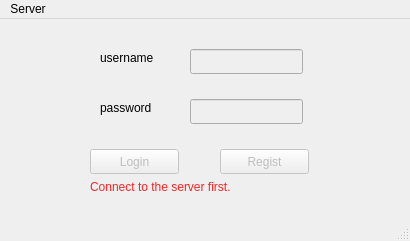
<?xml version="1.0" encoding="UTF-8"?>
<ui version="4.0">
 <class>LoginWindow</class>
 <widget class="QMainWindow" name="LoginWindow">
  <property name="geometry">
   <rect>
    <x>0</x>
    <y>0</y>
    <width>410</width>
    <height>241</height>
   </rect>
  </property>
  <property name="windowTitle">
   <string>Chat Room</string>
  </property>
  <widget class="QWidget" name="centralwidget">
   <widget class="QLineEdit" name="password">
    <property name="enabled">
     <bool>false</bool>
    </property>
    <property name="geometry">
     <rect>
      <x>190</x>
      <y>80</y>
      <width>113</width>
      <height>25</height>
     </rect>
    </property>
    <property name="echoMode">
     <enum>QLineEdit::Password</enum>
    </property>
   </widget>
   <widget class="QLineEdit" name="username">
    <property name="enabled">
     <bool>false</bool>
    </property>
    <property name="geometry">
     <rect>
      <x>190</x>
      <y>30</y>
      <width>113</width>
      <height>25</height>
     </rect>
    </property>
   </widget>
   <widget class="QPushButton" name="regist">
    <property name="enabled">
     <bool>false</bool>
    </property>
    <property name="geometry">
     <rect>
      <x>220</x>
      <y>130</y>
      <width>89</width>
      <height>25</height>
     </rect>
    </property>
    <property name="text">
     <string>Regist</string>
    </property>
   </widget>
   <widget class="QLabel" name="label_2">
    <property name="geometry">
     <rect>
      <x>100</x>
      <y>80</y>
      <width>81</width>
      <height>17</height>
     </rect>
    </property>
    <property name="text">
     <string>password</string>
    </property>
   </widget>
   <widget class="QLabel" name="label">
    <property name="geometry">
     <rect>
      <x>100</x>
      <y>30</y>
      <width>81</width>
      <height>17</height>
     </rect>
    </property>
    <property name="text">
     <string>username</string>
    </property>
   </widget>
   <widget class="QPushButton" name="login">
    <property name="enabled">
     <bool>false</bool>
    </property>
    <property name="geometry">
     <rect>
      <x>90</x>
      <y>130</y>
      <width>89</width>
      <height>25</height>
     </rect>
    </property>
    <property name="text">
     <string>Login</string>
    </property>
   </widget>
   <widget class="QLabel" name="hint">
    <property name="geometry">
     <rect>
      <x>90</x>
      <y>160</y>
      <width>301</width>
      <height>17</height>
     </rect>
    </property>
    <property name="text">
     <string>&lt;html&gt;&lt;head/&gt;&lt;body&gt;&lt;p&gt;&lt;span style=&quot; color:#ef2929;&quot;&gt;Connect to the server first.&lt;/span&gt;&lt;/p&gt;&lt;/body&gt;&lt;/html&gt;</string>
    </property>
   </widget>
  </widget>
  <widget class="QMenuBar" name="menubar">
   <property name="geometry">
    <rect>
     <x>0</x>
     <y>0</y>
     <width>410</width>
     <height>22</height>
    </rect>
   </property>
   <widget class="QMenu" name="menuServer">
    <property name="title">
     <string>Server</string>
    </property>
    <addaction name="connect"/>
   </widget>
   <addaction name="menuServer"/>
  </widget>
  <widget class="QStatusBar" name="statusbar"/>
  <action name="connect">
   <property name="text">
    <string>Connect</string>
   </property>
  </action>
 </widget>
 <resources/>
 <connections/>
</ui>
